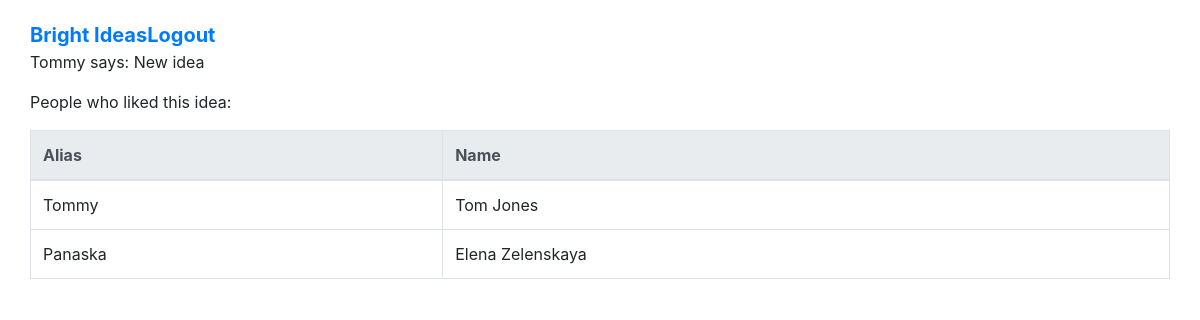
/bright-ideas/7/, run on the app's committed database.
### ideas/models.py (models this page shows)
class Idea(models.Model):
    description = models.TextField()
    user = models.ForeignKey('users.User', related_name="user_ideas", on_delete=models.CASCADE)
    number_of_likes = models.IntegerField(default=0)
    created_at = models.DateTimeField(auto_now_add=True)
    updated_at = models.DateTimeField(auto_now=True)

### users/models.py (models this page shows)
class User(models.Model):
    first_name = models.CharField(max_length=45)
    last_name = models.CharField(max_length=45)
    alias = models.CharField(max_length=20)
    email = models.CharField(max_length=45)
    password = models.CharField(max_length=100)
    ideas = models.ManyToManyField(Idea, related_name = "users")
    created_at = models.DateTimeField(auto_now_add=True)
    updated_at = models.DateTimeField(auto_now=True)
    @property
    def full_name(self):
        return f"{self.first_name} {self.last_name}"
    objects = UserManager()

### ideas/views.py (the view)
# urls.py: path("<int:idea_id>/", views.view_idea),
def view_idea(request, idea_id):
    context = {
		"idea": Idea.objects.get(id = idea_id),
	}
    return render(request, 'view_idea.html', context)

### ideas/templates/view_idea.html (shortened to what this page needs)
<!DOCTYPE html>
<html lang="en">
<head>
	<link
	rel="stylesheet"
	href="https://cdn.jsdelivr.net/npm/bootstrap@4.6.0/dist/css/bootstrap.min.css"
/>
{% load static %}
<link rel="stylesheet" href="{% static 'all_styles/styles.css' %}" />
</head>
<body>
<div class="container">
<div class="row"><a class="breadcrumbs" href="/bright-ideas">Bright Ideas</a>
<a class="breadcrumbs" href="/main/logout/">Logout</a></div>
	<div class="row">
<p>{{idea.user.alias}} says: {{idea.description}}
	</div>
	<div class="row"><p>People who liked this idea:</p>
		<table class="table table-bordered table-stripped">
			<thead class="thead-light">
				<tr>
					<th scope="col">Alias</th>
					<th scope="col">Name</th>
				</tr>
			</thead>
			<tbody>
				{% for user in idea.users.all %}
			<tr>
				<td>{{user.alias}}</td>
				<td>{{user.full_name}}</td>
			</tr>
				{% endfor %}
			</tbody>
		</table>
	</div>
</body>
</html>

### static_files/css/styles.css (style rules this page uses)
.container { margin: 20px auto; }
.breadcrumbs { font-size: 20px; font-weight: 700; }

### data on the page
Idea: user.alias "Tommy", description "New idea"
User: alias "Tommy", full_name "Tom Jones"
User: alias "Panaska", full_name "Elena Zelenskaya"
